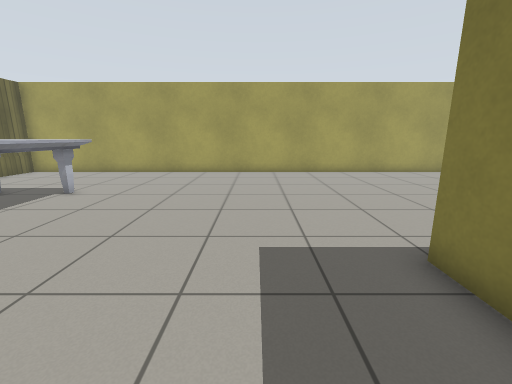
View 1 (above)

21 first-person views from a walk through a world built for the Gazebo simulator. The camera is 1 m above the floor, tilts 12° down and sees 90° across. The floor is counted in squares, 0.5 m on a side. Each view is taken from the middle of a square. On the plan, view 1 faces up. The plan holds only what a view shows up to about 16 squares ahead; the rest is blank. The place goes on beyond the plan. The robots in the file are not drawn. Gazebo's built-in surfaces are drawn with simple patterns.

View 2
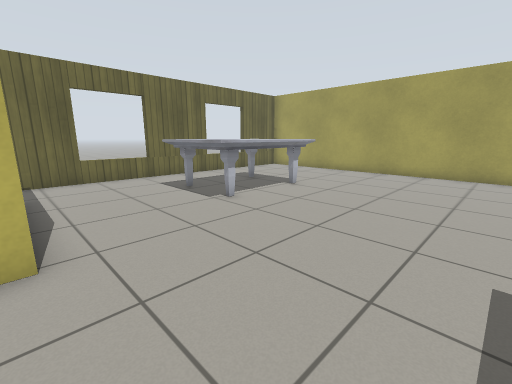

View 3
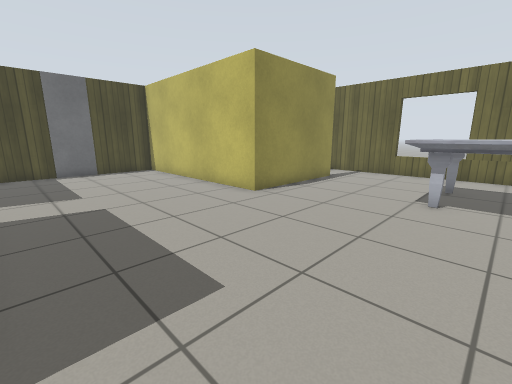

View 4
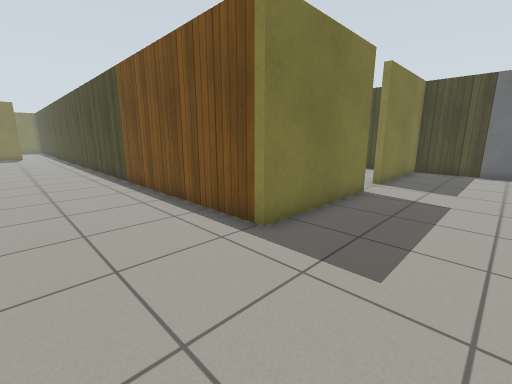

View 5
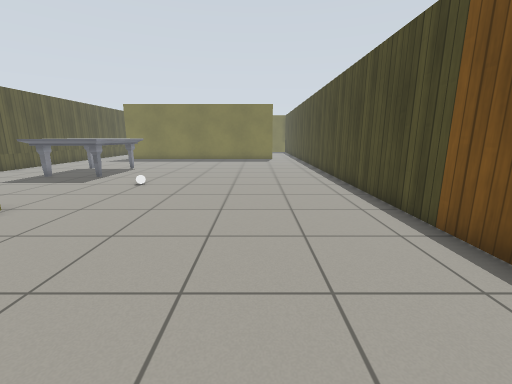

View 6
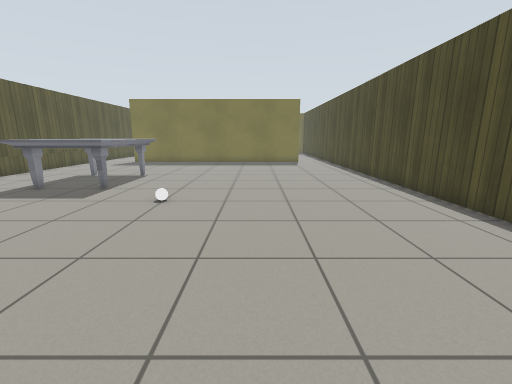

View 7
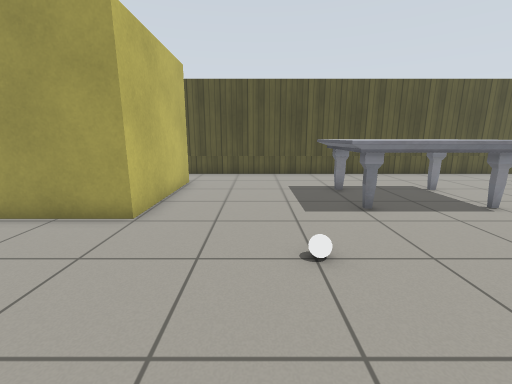

View 8
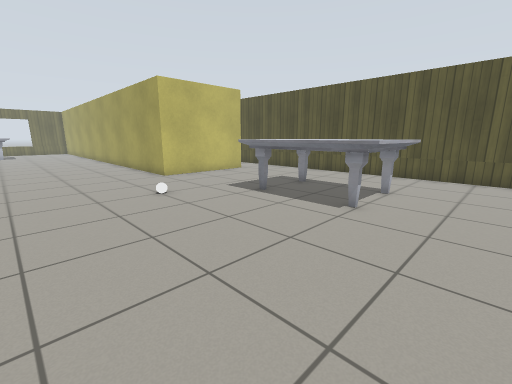

View 9
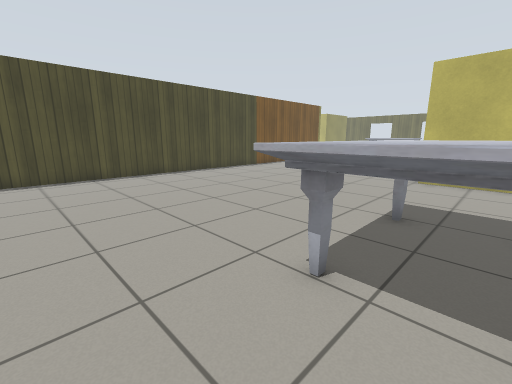

View 10
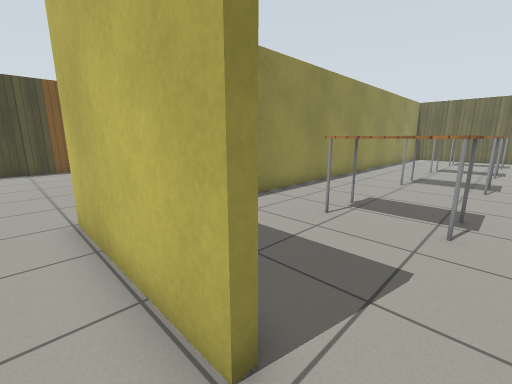

View 11
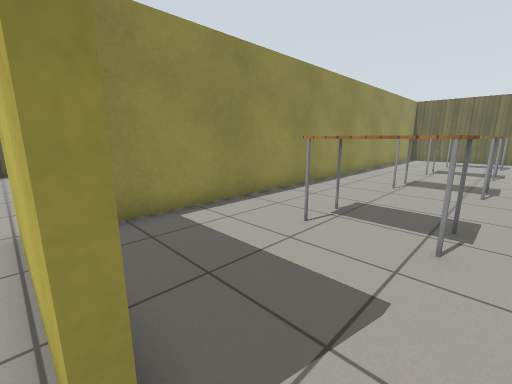

View 12
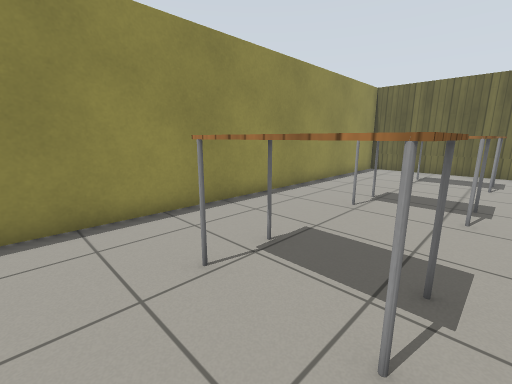

View 13
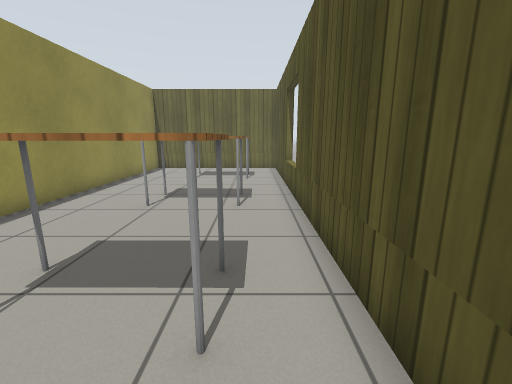

View 14
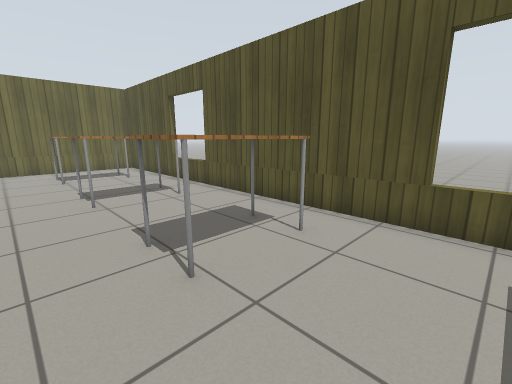

View 15
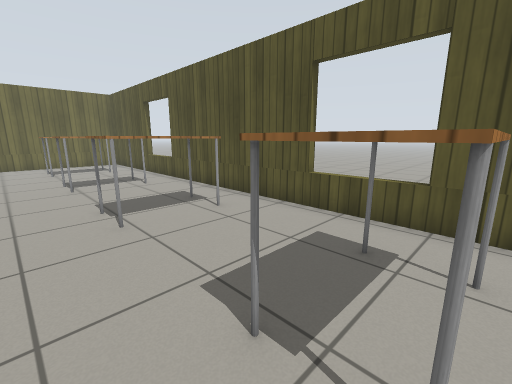

View 16
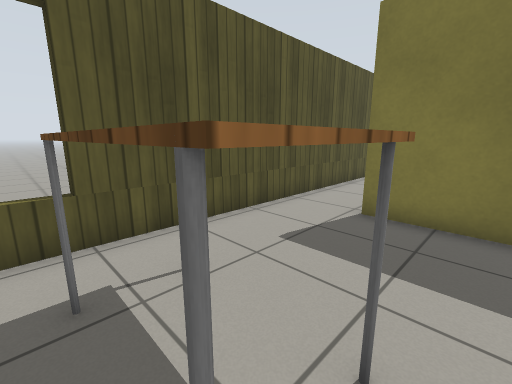

View 17
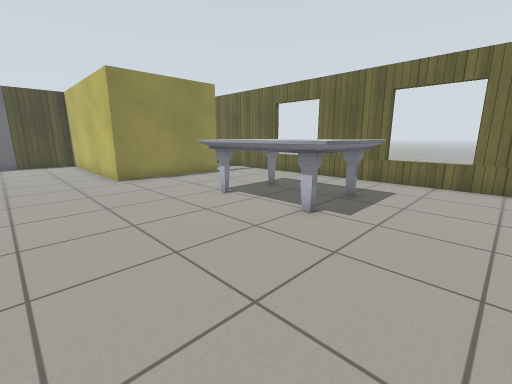

View 18
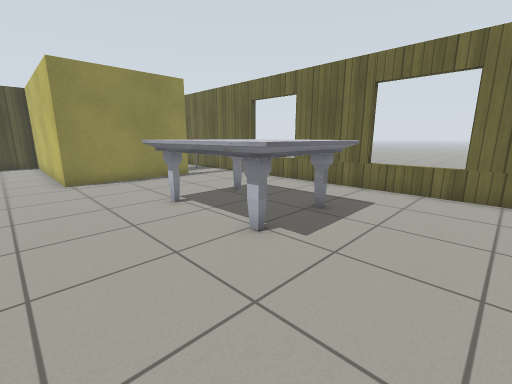

View 19
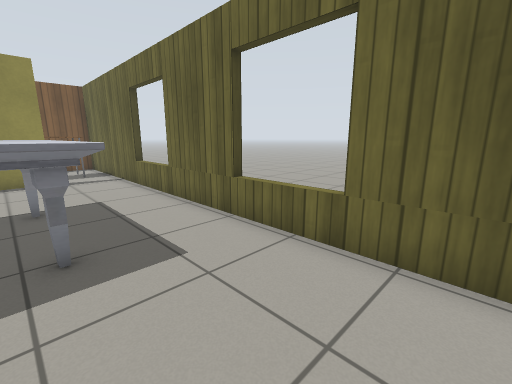

View 20
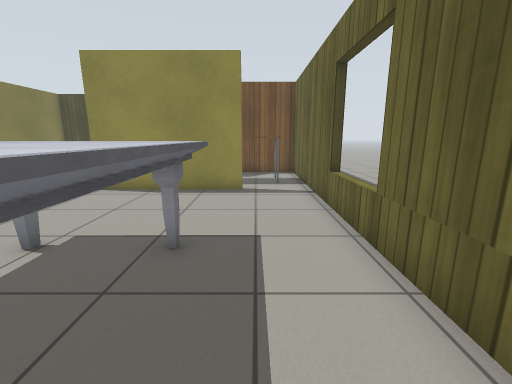

View 21
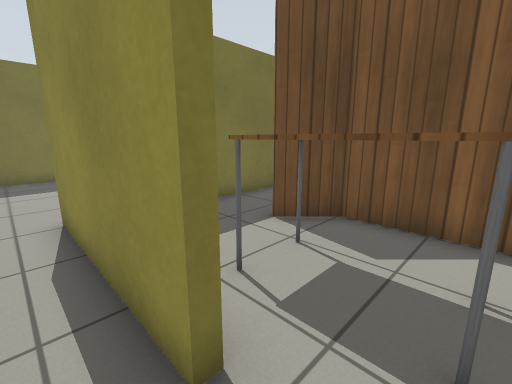

### Floor plan
Points are (right, up) in squares from view 1. A wall is a line through its corners. A room is listed if a view was taken in it or the views show most of it. See-through windows are left out.
Room 1 (views 1, 2, 3, 4, 5, 6, 7, 8, 9, 10, 17, 18, 19, 20, 21)
walls: (2.8, -1.7) (2.8, 3.9) (26.1, 3.9); (12.9, 20.6) (12.9, 15.1) (-13.2, 15.1) (-13.2, -0.6); (0, -9.1) (2.8, -9.1) (2.8, -3.6) (3.4, -3.6); (-10.5, -0.2) (-10.5, 0.2) (-4.8, 0.2) (-4.8, -9.1) (-1.6, -9.1); (26.5, 23.3) (13.5, 23.3)
ways out: opening at (13, 21.5) to room 2; opening at (-11.5, 0); opening at (3, -2.5)
objects: marble table (-10, 5) to (-6, 10); other object (-1, -9); white ball (17, 13); marble table (18, 16) to (24, 19)
Room 2 (views 11, 12, 13, 14, 15, 16)
walls: (12.6, 17.8) (12.6, 20.6) (12.9, 20.6); (-13.2, 22.5) (-13.2, 15.5) (11.2, 15.5); (13.5, 23.3) (-12.5, 23.3)
ways out: opening at (13, 21.5) to room 1
objects: table (-10, 19) to (-9, 19); table (-10, 22) to (-9, 22); table (-5, 19) to (-3, 22); table (0, 19) to (2, 22); table (6, 18) to (8, 21)

Where each view was taken, in squares from view 1:
view 1: 0 up, 0 right, facing up
view 2: 0 up, 0 right, facing up-left
view 3: 7 up, 2 right, facing down-left
view 4: 8 up, 1 left, facing down-right
view 5: 8 up, 6 right, facing right
view 6: 10 up, 9 right, facing right
view 7: 9 up, 16 right, facing up
view 8: 9 up, 26 right, facing up-left
view 9: 18 up, 26 right, facing down-left
view 10: 22 up, 14 right, facing down-left
view 11: 22 up, 13 right, facing down-left
view 12: 22 up, 4 right, facing down-left
view 13: 22 up, 4 right, facing left
view 14: 17 up, 5 right, facing up-left
view 15: 17 up, 8 right, facing up-left
view 16: 18 up, 6 right, facing up-right
view 17: 13 up, 1 left, facing down-left
view 18: 13 up, 3 left, facing down-left
view 19: 14 up, 9 left, facing down-left
view 20: 10 up, 11 left, facing down
view 21: 1 up, 12 left, facing down-right
